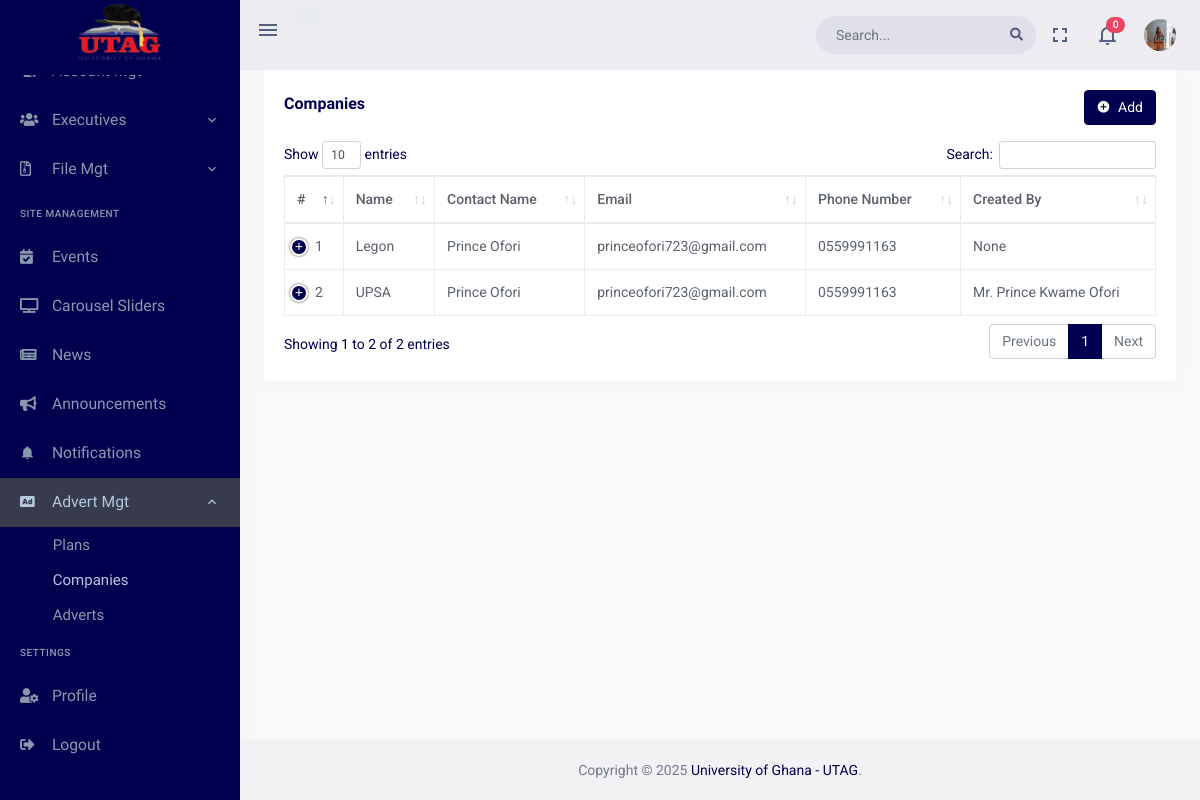
The page /dashboard/companies (signed in) on the database its author committed.
### accounts/models.py (models this page shows, shortened)
class User(AbstractBaseUser, PermissionsMixin):
    TITLE_CHOICES = (
        ('Prof.', 'Prof.'),
        ('Dr.', 'Dr.'),
        ('Mr.', 'Mr.'),
        ('Mrs.', 'Mrs.'),
    )
    GENDER_CHOICES = (
        ('Male', 'Male'),
        ('Female', 'Female')
    )
    EXECUTIVE_POSITION_CHOICES = (
        ('President', 'President'),
        ('Vice President', 'Vice President'),
        ('Secretary', 'Secretary'),
        ('Treasurer', 'Treasurer'),
        ('Committee Member', 'Committee Member'),
    )
    title = models.CharField(max_length=5, choices=TITLE_CHOICES)
    first_name = models.CharField(max_length=30)
    other_name = models.CharField(max_length=30, blank=True, null=True)
    last_name = models.CharField(max_length=30)
    gender = models.CharField(max_length=10, choices=GENDER_CHOICES)
    profile_pic = models.ImageField(upload_to='profile_pictures/', blank=True, null=True)
    email = models.EmailField(unique=True)
    email_sent = models.BooleanField(default=False)
    phone_number = models.CharField(max_length=15, blank=True, null=True)
    department = models.CharField(max_length=50, blank=True, null=True)
    created_from_dashboard = models.BooleanField(default=False)
    created_by = models.ForeignKey('self', on_delete=models.CASCADE, blank=True, null=True)
    is_bulk_creation = models.BooleanField(default=False)
    created_at = models.DateTimeField(auto_now_add=True)
    updated_at = models.DateTimeField(auto_now=True)
    is_staff = models.BooleanField(default=False)
    is_superuser = models.BooleanField(default=False)
    executive_image = models.ImageField(upload_to='executive_images/', blank=True, null=True)
    executive_position = models.CharField(max_length=30, choices=EXECUTIVE_POSITION_CHOICES, blank=True, null=True)
    fb_profile_url = models.URLField(blank=True, null=True)
    twitter_profile_url = models.URLField(blank=True, null=True)
    linkedin_profile_url = models.URLField(blank=True, null=True)
    date_appointed = models.DateField(null=True, blank=True)
    date_ended = models.DateField(null=True, blank=True)
    is_active_executive = models.BooleanField(default=False)
    objects = UserManager()
    USERNAME_FIELD = 'email'
    REQUIRED_FIELDS = ['title', 'first_name', 'last_name', 'gender']
    def get_full_name(self):
        if self.other_name:
            return f'{self.title} {self.first_name} {self.other_name} {self.last_name}'
        else:
            return f'{self.title} {self.first_name} {self.last_name}'
    def get_profile_pic_url(self):
        return self.profile_pic.url if self.profile_pic else '/static/dashboard/assets/images/users/profile.png'
    def is_admin(self):
        return self.groups.filter(name='Admin').exists() or self.is_superuser
    def __str__(self):
        return self.get_full_name()
    class Meta:
        permissions = [
        ('view_dashboard', 'Can view dashboard'),
        ('add_admin', 'Can add admin'),
        ('change_admin', 'Can change admin'),
        ('delete_admin', 'Can delete admin'),
        ('view_admin', 'Can view admin'),
        ('add_executive', 'Can add executive'),
        ('change_executive', 'Can change executive'),
        ('delete_executive', 'Can delete executive'),
        ('view_executive', 'Can view executive'),
        ('add_member', 'Can add member'),
        ('change_member', 'Can change member'),
        ('delete_member', 'Can delete member'),
        ('view_member', 'Can view member'),
        ]

### adverts/models.py (models this page shows)
class Advertiser(models.Model):
    company_name = models.CharField(max_length=255)
    contact_name = models.CharField(max_length=255)
    email = models.EmailField()
    phone_number = models.CharField(max_length=20)
    address = models.CharField(max_length=255)
    created_by = models.ForeignKey(User, on_delete=models.SET_NULL, blank=True, null=True)
    created_at = models.DateTimeField(auto_now_add=True)
    updated_at = models.DateTimeField(auto_now=True)

### dashboard/views/adverts.py (the view)
# urls.py: path('companies',views.CompaniesView.as_view(), name='companies'),
class CompaniesView(PermissionRequiredMixin, View):
    permission_required = 'adverts.view_advertiser'
    template_name = 'dashboard_pages/advert_companies.html'
    @method_decorator(MustLogin)
    def get(self, request):
        companies = Advertiser.objects.all()
        notifications = Notification.objects.filter(user=request.user).order_by('-created_at')[:5]
        notification_count = Notification.objects.filter(user=request.user, status='UNREAD').count()
        context = {
            'companies' : companies,
            'notification_count' : notification_count,
            'notifications' : notifications
        }
        return render(request, self.template_name, context)

### dashboard/templates/dashboard_pages/advert_companies.html (shortened to what this page needs)
{% extends "base/dashboard_base.html" %}
{% load static %}
{% block content %}
<div class="page-content">
  <div class="container-fluid">
    <div class="row">
      <div class="col-12">
        <div class="card">
          <div class="card-body">
            <div class="row align-items-center">
              <div class="col-md-8">
                <h4 class="card-title">Companies</h4>
              </div>
              {% if user.is_admin or user.is_superuser %}
              <div class="col-md-4">
                <div class="float-end d-none d-md-block">
                  <button class="btn btn-primary" type="button" data-bs-toggle="modal" data-bs-target="#createAdvertisingCompanyModal">
                    <i class="mdi mdi-plus-circle me-1"></i> Add
                  </button>
                </div>
              </div>
              {% endif %}
            </div>
            <div class="mt-3">
              <table id="datatable" class="table table-bordered dt-responsive nowrap" style="border-collapse: collapse; border-spacing: 0; width: 100%;">
                <thead>
                  <tr>
                    <th>#</th>
                    <th>Name</th>
                    <th>Contact Name</th>
                    <th>Email</th>
                    <th>Phone Number</th>
                    <th>Created By</th>
                  </tr>
                </thead>
                <tbody>
                  {% for company in companies %}
                  <tr>
                    <td>{{ forloop.counter }}</td>
                    <td>{{ company.company_name }}</td>
                    <td>{{ company.contact_name }}</td>
                    <td>{{ company.email }}</td>
                    <td>{{ company.phone_number }}</td>
                    <td>{{ company.created_by }}</td>
                  </tr>
                  {% endfor %}
                </tbody>
              </table>
            </div>
          </div>
        </div>
      </div>
    </div>
  </div>
</div>
{% endblock content %}
{% block my_styles %}
 <link href="{% static 'dashboard/assets/libs/datatables.net-bs4/css/dataTables.bootstrap4.min.css' %}" rel="stylesheet" type="text/css">
 <link href="{% static 'dashboard/assets/libs/datatables.net-buttons-bs4/css/buttons.bootstrap4.min.css' %}" rel="stylesheet" type="text/css">
 <link href="{% static 'dashboard/assets/libs/datatables.net-responsive-bs4/css/responsive.bootstrap4.min.css' %}" rel="stylesheet" type="text/css">
 {% endblock my_styles %}

### dashboard/templates/includes/dash_header.html (shortened to what this page needs)
{% load static %}
<header id="page-topbar">
    <div class="navbar-header">
        <div class="d-flex">
            <div class="navbar-brand-box">
                <a href="{% url 'website:index' %}" class="logo logo-light">
                    <span class="logo-lg">
                        <img src="{% static 'dashboard/assets/images/utag_ug.png' %}" alt="" height="80">
                    </span>
                </a>
            </div>
            <button type="button" class="btn btn-sm px-3 font-size-24 header-item waves-effect" id="vertical-menu-btn">
                <i class="mdi mdi-menu"></i>
            </button>
            <div class="d-none d-sm-block">
                <div class="pt-3 d-inline-block">
                    {% if user.is_authenticated %}
                    <p class="btn btn-secondary">
                    </p>
                    {% endif %}
                </div>
            </div>
        </div>
        <div class="d-flex">
            <form class="app-search d-none d-lg-block">
                <div class="position-relative">
                    <input type="text" class="form-control" placeholder="Search...">
                    <span class="fa fa-search"></span>
                </div>
            </form>
            <div class="dropdown d-none d-lg-inline-block">
                <button type="button" class="btn header-item noti-icon waves-effect" data-bs-toggle="fullscreen">
                    <i class="mdi mdi-fullscreen"></i>
                </button>
            </div>
            <div class="dropdown d-inline-block">
                <button type="button" class="btn header-item noti-icon waves-effect" id="page-header-notifications-dropdown" data-bs-toggle="dropdown" aria-haspopup="true" aria-expanded="false">
                    <i class="mdi mdi-bell-outline"></i>
                    <span class="badge bg-danger rounded-pill">{{ notification_count }}</span>
                </button>
            </div>
            <div class="dropdown d-inline-block">
                <button type="button" class="btn header-item waves-effect" id="page-header-user-dropdown" data-bs-toggle="dropdown" aria-haspopup="true" aria-expanded="false">
                    <img class="rounded-circle header-profile-user" src="{% if request.user.profile_pic %} {{ request.user.get_profile_pic_url }} {% else %} {% static 'dashboard/assets/images/users/profile.png' %} {% endif %}" alt="Header Avatar">
                </button>
            </div>
        </div>
    </div>
</header>

### rows shown on the page
User: profile_pic (picture)
Advertiser: company_name "Legon", contact_name "Prince Ofori", email "princeofori723@gmail.com", phone_number "0559991163", created_by "None"
Advertiser: company_name "UPSA", contact_name "Prince Ofori", email "princeofori723@gmail.com", phone_number "0559991163", created_by "Mr. Prince Kwame Ofori"

### other values the page prints
{{ notification_count }} "0"
